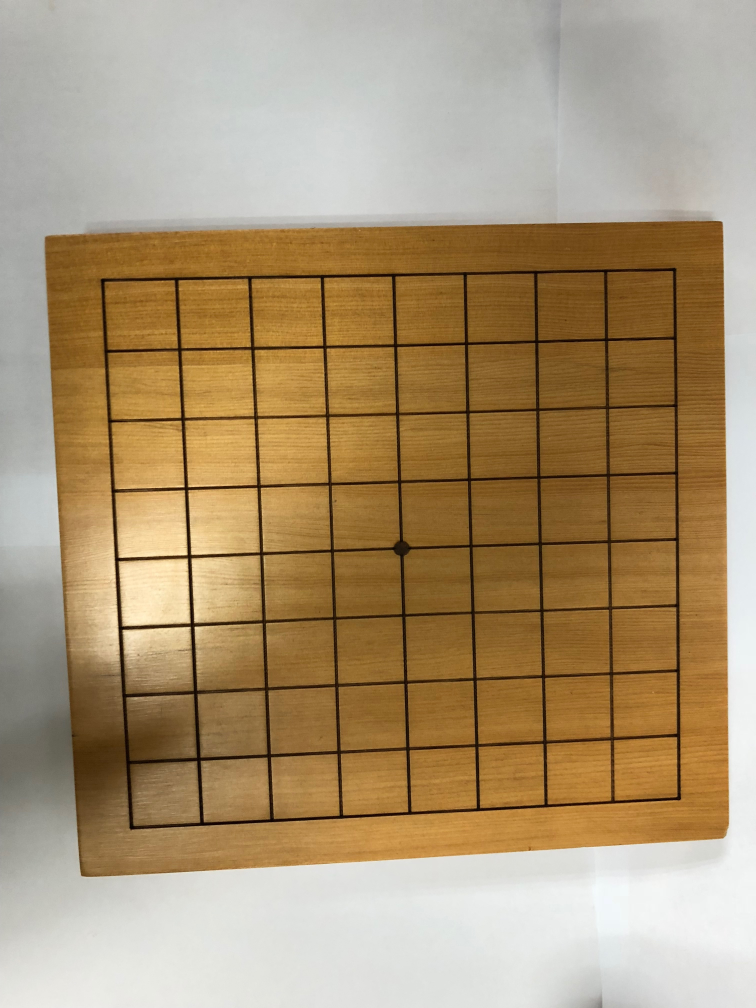
#> input picture eye/test3.jpg, 3024 x 4032 px (shown at 1/4 size)
$ python -i opencv_process.py   (imports and definitions only)   (older library calls are emulated)
#> lines starting #> are read from the running program, lines starting #| are printed output that depends on the picture; after the words box and inside, x2 and y2 are one past the last pixel; in counts of white or black regions, pixels touching at a corner belong together
#> further down, picture is the input picture: shape (4032, 3024, 3); mean B, G, R 116.8, 149.3, 171.2
from cv2 import *
import cv2
from math import ceil
from matplotlib import pyplot as plt


# [13 lines left out: function image_process, not called in this run]


def cut_process(input_image):
    img = cv2.resize(input_image, None, fx=0.3, fy=0.3)
    o_img = img

    img = cv2.medianBlur(img, 7)
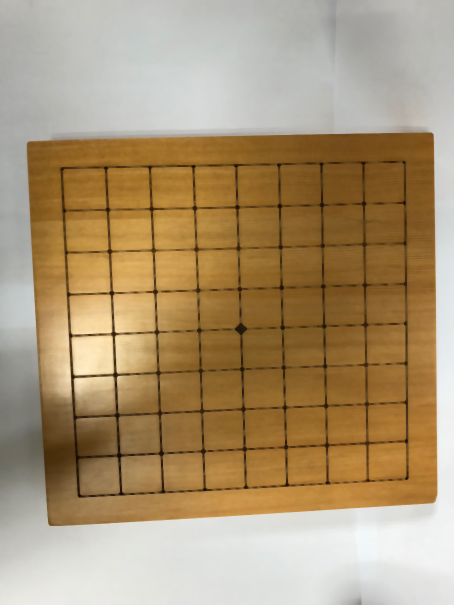
#> img: shape (1210, 907, 3) (shown at 1/2 size); mean B, G, R 117.1, 150.1, 172.2
    #img = img[0:700, 150:700]
    imgray = cv2.cvtColor(img, cv2.COLOR_BGR2GRAY)
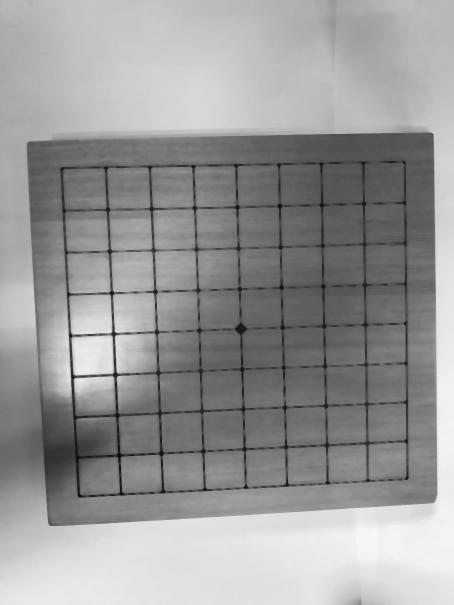
#> imgray: shape (1210, 907) (shown at 1/2 size); min 11, max 248, mean 152.9
    # imgray = cv2.adaptiveThreshold(imgray, 255, cv2.ADAPTIVE_THRESH_GAUSSIAN_C, cv2.THRESH_BINARY, 11, 2)
    cv2.imwrite('gray.jpg', imgray)
    edge = cv2.Canny(imgray, 100, 100)
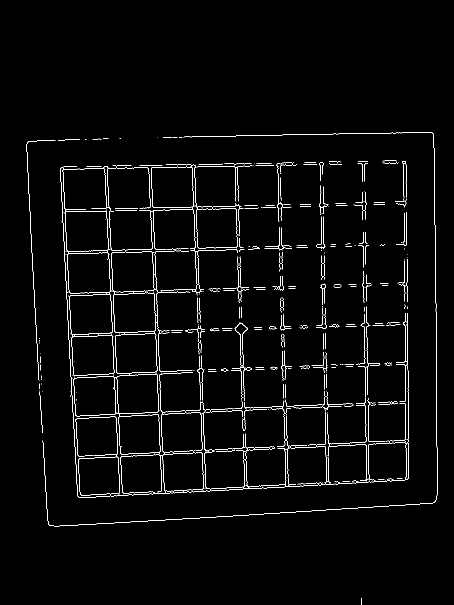
#> edge: shape (1210, 907) (shown at 1/2 size); 2.1% white in thin lines or dots, all inside (x1, y1, x2, y2) = (53, 264, 875, 1210)
    cv2.imwrite('edge.jpg', edge)
    ret, thresh = cv2.threshold(edge, 127, 127, 127)
#> thresh: shape (1210, 907); every value is 0
    image, contours, hierarchy = cv2.findContours(thresh, cv2.RETR_TREE, cv2.CHAIN_APPROX_SIMPLE)
#> contours = []
    x0 = 10000
    x1 = -1
    y0 = 10000
    y1 = -1
    for i in range(len(edge)):
        for j in range(len(edge[0])):
            if edge[i, j] > 0:
                if i < x0:
                    x0 = i
                if i > x1:
                    x1 = i
                if j < y0:
                    y0 = j
                if j > y1:
                    y1 = j
#> after the loop, x0 = 264; x1 = 1209; y0 = 53; y1 = 874
    print('x0', x0, 'x1', x1, 'y0', y0, 'y1', y1)
#| x0 264 x1 1209 y0 53 y1 874
    #test = cv2.drawContours(edge, contours, 0, (0, 0, 0), 10)
    img2 = img[x0:x1, y0:y1]
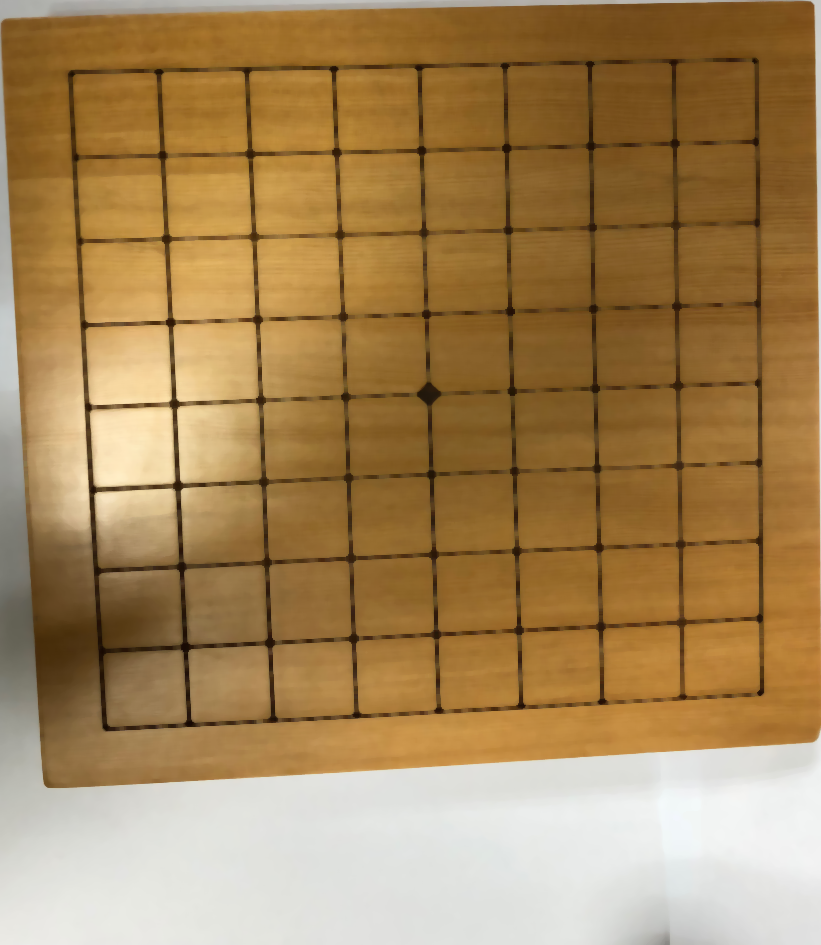
#> img2: shape (945, 821, 3); mean B, G, R 88.5, 133.8, 165.3
    cv2.imwrite('output.jpg', img2)
    return img2, o_img, edge


# [45 lines left out: function get_input_result, not called in this run]

>>> import cv2
>>> picture = cv2.imread('test3.jpg')
>>> result = cut_process(picture)
